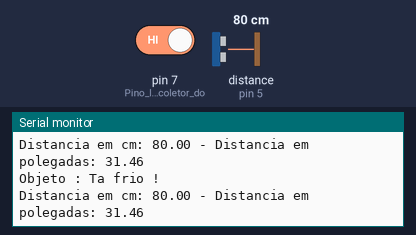
Simulated run of this sketch. Board: Arduino Uno, built with avr-gcc and run on an emulated ATmega328P. On the bench: the last lines printed to the serial monitor. The test bench sets the inputs (shaded band); at power-on: distance to the obstacle (sensor on pin 5) 80 cm, pin 7 (Pino_ligado_ao_coletor_do) HIGH. The echo pulse lasts 58.3 µs per cm.

Above: at 1.2 s.
1.3 s: distance to the obstacle (sensor on pin 5) set to 18 cm
At 1.45 s:
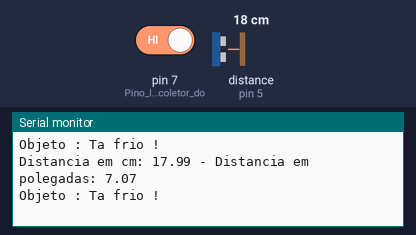
4.3 s: pin 7 (Pino_ligado_ao_coletor_do) driven LOW
At 4.49 s:
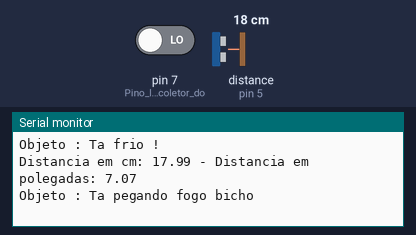
6.1 s: distance to the obstacle (sensor on pin 5) set to 35 cm
At 6.12 s:
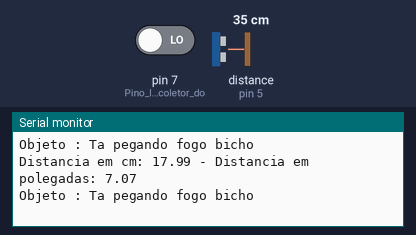
12.1 s: pin 7 (Pino_ligado_ao_coletor_do) driven HIGH
At 12.24 s:
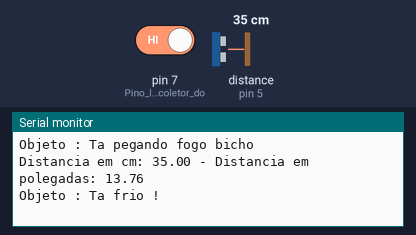
15.1 s: distance to the obstacle (sensor on pin 5) set to 60 cm
At 15.2 s:
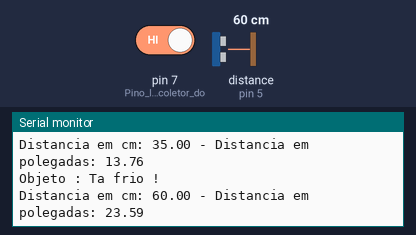
21.1 s: distance to the obstacle (sensor on pin 5) set to 2 cm
At 21.16 s:
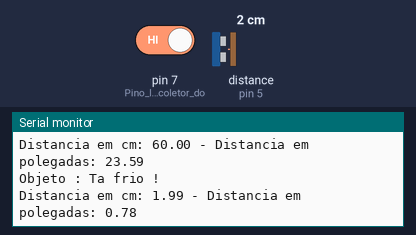
Timing chart, 0 to 24.1 s (numbered marks = the images above; inputs shaded):
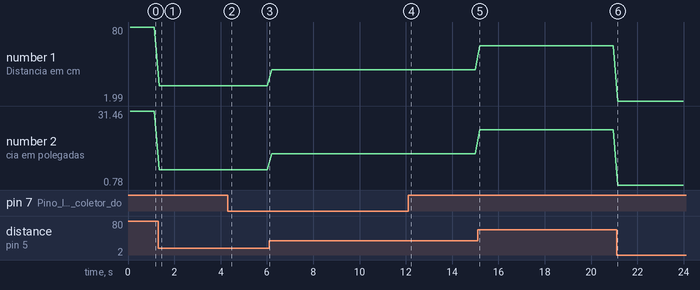

The sketch:

Ultrassonico.ino
```cpp
//Carrega a biblioteca do sensor ultrassonico
#include <Ultrasonic.h>

//Define os pinos para o trigger e echo
#define pino_trigger 4
#define pino_echo 5


int objeto = 0;

//Inicializa o sensor nos pinos definidos acima
Ultrasonic ultrasonic(pino_trigger, pino_echo);

void setup()
{
  Serial.begin(9600);
  pinMode(7, INPUT); //Pino ligado ao coletor do fototransistor
  Serial.println("Lendo dados dos sensores...");
}

void loop()
{
  objeto = digitalRead(7);
  if(objeto == 0)
  {
    Serial.println("Objeto : Ta pegando fogo bicho");
  }

  else
  {
    Serial.println("Objeto : Ta frio !");
  }
  delay(100);

  //Le as informacoes do sensor, em cm e pol
  float cmMsec, inMsec;
  long microsec = ultrasonic.timing();
  cmMsec = ultrasonic.convert(microsec, Ultrasonic::CM);
  inMsec = ultrasonic.convert(microsec, Ultrasonic::IN);
  //Exibe informacoes no serial monitor
  Serial.print("Distancia em cm: ");
  Serial.print(cmMsec);
  Serial.print(" - Distancia em polegadas: ");
  Serial.println(inMsec);
  delay(100);
}
```

Measured:
- after the input at 1.3 s, the serial monitor: prints a new line at once (image 1)
- after the input at 4.3 s, the serial monitor: prints a new line after 0.19 s (image 2)
- after the input at 12.1 s, the serial monitor: prints a new line after 0.14 s (image 4)
- after the input at 15.1 s, the serial monitor: prints a new line after 0.10 s (image 5)
- after the input at 21.1 s, the serial monitor: prints a new line after 0.05 s (image 6)
- plotted number 1: 80 → 17.99 after the input at 1.3 s, 17.99 → 35 after the input at 6.1 s, 35 → 60 after the input at 15.1 s, 60 → 1.99 after the input at 21.1 s
- plotted number 2: 31.46 → 7.07 after the input at 1.3 s, 7.07 → 13.76 after the input at 6.1 s, 13.76 → 23.59 after the input at 15.1 s, 23.59 → 0.78 after the input at 21.1 s
